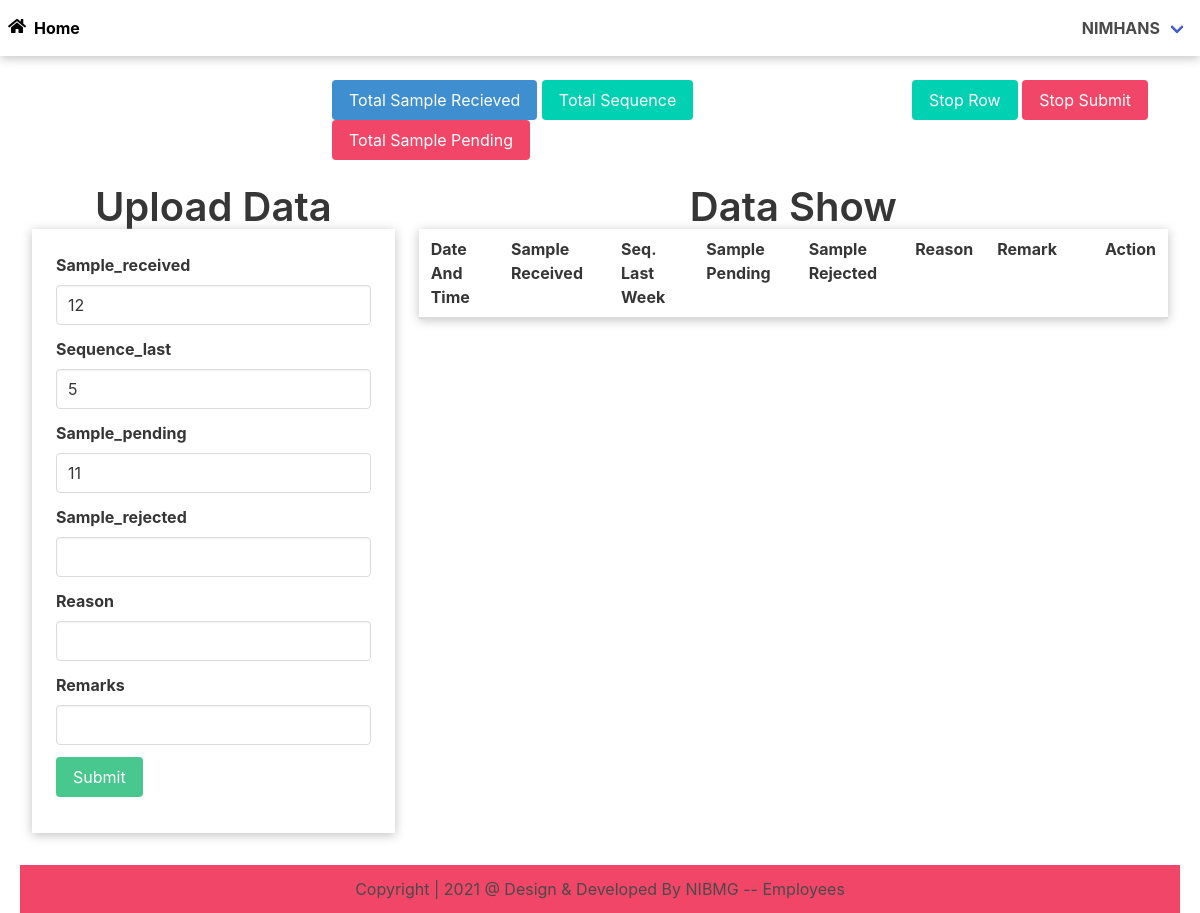
/22 (signed in), run on the app's committed database.
### app/models.py (models this page shows, shortened)
class Data(models.Model):
    user = models.ForeignKey(User, verbose_name="username", on_delete=models.CASCADE, null=True, blank=True)
    Sample_received = models.IntegerField()
    Sequence_last = models.IntegerField()
    Sample_pending = models.IntegerField(null=True, blank=True)
    Sample_rejected = models.IntegerField(null=True, blank=True)
    Reason = models.CharField(max_length=200, blank=True)
    Remark = models.CharField(max_length=200, blank=True)
    Time = models.DateTimeField(auto_now_add=True)

### app/views.py (the view)
# urls.py: path('<int:id>', views.update_data, name="update"),
@login_required()
def update_data(request, id):
    if request.method == 'POST':
        if request.user.is_authenticated:
            pi = Data.objects.get(pk=id)
            o = pi.id
            dataset = Data.objects.filter(Q(user=request.user))
            id_list = [i.id for i in dataset  if i.id >= o]
            last_recent = Data.objects.filter(Q(id__lt=o) & Q(user=request.user)).order_by('-id')
            if last_recent.exists():
                form = UserDataInsert(request.POST, instance=pi)
                if form.is_valid():
                    m = Data.objects.filter(Q(id__lt=o) & Q(user=request.user)).order_by('-id')
                    recent_pending = (m[0].Sample_pending)
                    pi.Sample_received = form.cleaned_data['Sample_received']
                    pi.Sequence_last = form.cleaned_data['Sequence_last']
                    pi.Sample_pending = recent_pending + pi.Sample_received - pi.Sequence_last
                    for i in id_list:
                        from_database = Data.objects.filter(Q(id=i))
                        upper_panding = from_database.only('Sample_pending')
                        pending = pi.Sample_pending + upper_panding[0].Sample_received - upper_panding[0].Sequence_last
                        from_database.update(Sample_pending = pending)
                    pi.save()
                return HttpResponseRedirect('/accounts/profile/')
            else:
                form = UserDataInsert(request.POST, instance=pi)
                if form.is_valid():
                    pi.Sample_received = form.cleaned_data['Sample_received']
                    pi.Sequence_last = form.cleaned_data['Sequence_last']
                    pi.Sample_pending = 0 + pi.Sample_received - pi.Sequence_last
                    for i in id_list:
                        from_database = Data.objects.filter(Q(id=i))
                        upper_panding = from_database.only('Sample_pending')
                        pending = pi.Sample_pending + upper_panding[0].Sample_received - upper_panding[0].Sequence_last
                        from_database.update(Sample_pending = pending)
                    pi.save()
                    messages.success(request, 'Data Updated Successfully')
                    return HttpResponseRedirect('/accounts/profile/')
    else:
        pi = Data.objects.get(pk=id)
        fm = UserDataInsert(instance=pi)
        return render(request, 'app/profile.html', {'form': fm})

### app/forms.py
class UserDataInsert(forms.ModelForm):
    class Meta:
        model = Data
        fields = ['Sample_received', 'Sequence_last', 'Sample_pending', 'Sample_rejected', 'Reason', 'Remark']
        widgets = {
            'Sample_received': forms.TextInput(attrs={'class': 'input', 'placeholder': 'Enter Sample Received',
                                                      'id': 'sample_received'}),
            'Sequence_last': forms.TextInput(attrs={'class': 'input', 'placeholder': 'Enter Sequence Last Week',
                                                    'id': 'sequence'}),
            'Sample_pending': forms.TextInput(attrs={'class': 'input', 'readonly': 'readonly', 'id': 'pending'}),
            'Sample_rejected': forms.TextInput(attrs={'class': 'input'}),
            'Reason': forms.TextInput(attrs={'class': 'input'}),
            'Remark': forms.TextInput(attrs={'class': 'input'}),
        }

### app/templates/app/profile.html (shortened to what this page needs)
{% extends 'app/base.html' %}
{% load static %}
{% block content %}
<div class="columns">
  <div class="column is-3"></div>
  <div class="column is-6 is-float-right" style="margin-left:10px;">
    <h3 id="totSampRec" class="button is-info">Total Sample Recieved </h3>
    <h3 id="totSequence" class="button is-primary">Total Sequence </h3>
    <h3 id="totPending" class="button is-danger">Total Sample Pending </h3>
  </div>
  <div class="column is-3">
    <button type="button" class="button  is-primary start" onclick="myStopRow()">Stop Row</button>
    <button type="button" class="button is-danger stop" onclick="myStopSubmit()">Stop Submit</button>
  </div>
</div>
<div class="columns">
  <div class="column is-4">
    <center>
      <h4 class="title is-2 is-center">Upload Data</h4>
    </center>
    <form action="" method="post" novalidate class="shadow p-5 box-shadow-y">
      <div class="field">
        <label for="" class="label">Sample_received</label>
        <div class="control">
          {{form.Sample_received}}
        </div>
      </div>
      <div class="field">
        <label for="" class="label">Sequence_last</label>
        <div class="control">
          {{form.Sequence_last}}
        </div>
      </div>
      <div class="field">
        <label for="" jAutoCalc="{sample_received} - {sequence}- {sampleid}" class="label">Sample_pending</label>
        <div class="control">
          {{form.Sample_pending}}
        </div>
      </div>
      <div class="field">
        <label for="" class="label">Sample_rejected</label>
        <div class="control">
          {{form.Sample_rejected}}
        </div>
      </div>
      <div class="field">
        <label for="" class="label">Reason</label>
        <div class="control">
          {{form.Reason}}
        </div>
      </div>
      <div class="field">
        <label for="" class="label">Remarks</label>
        <div class="control">
          {{form.Remark}}
        </div>
      </div>
      <div class="col-2 mt-3">
        <button type="submit" id="Submit" class="button is-success mb-3" onclick="myFunction()">Submit</button>
      </div>
    </form>
  </div>
  <div class="column is-8 table-container is-fluid">
    <center>
      <h1 class="title is-2 is-center">Data Show</h1>
    </center>
    <table class="table is-hoverable" id="tables">
      <thead class="box-shadow-y">
        <tr>
          <th scope="col">Date And Time</th>
          <th scope="col">Sample Received</th>
          <th scope="col">Seq. Last Week</th>
          <th scope="col">Sample Pending</th>
          <th scope="col">Sample Rejected</th>
          <th scope="col">Reason</th>
          <th scope="col">Remark</th>
          <th scope="col"></th>
          <th scope="col">Action</th>
        </tr>
      </thead>
    </table>
  </div>
</div>
{% endblock content %}

### app/templates/app/base.html (shortened to what this page needs)
<!DOCTYPE html>
{% load static %}
<html lang="en">
<head>
  <link rel="stylesheet" href="{% static 'app/css/bulma.min.css' %}">
  <link rel="stylesheet" href="{% static 'app/css/my.css' %}">
  <link rel="stylesheet" href="https://cdnjs.cloudflare.com/ajax/libs/font-awesome/5.15.4/css/all.min.css"
 />
</head>
<body>
  <nav class="navbar is-fixed-top box-shadow-y">
    <div class="navbar-brand toggler">
      <a class="navbar-item has-text-weight-bold has-text-black is-link" href="{% url 'home' %}">
        <i class="fas fa-home icon" style="margin-top:10px;"></i>Home
      </a>
    </div>
    <div id="navbarid" class="navbar-menu">
      <div class="navbar-end">
        <div class="navbar-item has-dropdown is-hoverable">
          {% if request.user.is_authenticated %}
          <a class="navbar-link is-danger is-right" href="{% url 'profile' %}">
            <strong>{{user}}</strong>
          </a>
          {% endif %}
        </div>
      </div>
    </div>
  </nav>
  <div class="container is-fluid" style="margin-top:80px;">
    {% block content %}
    {% endblock content %}
  </div>
  <footer>
    <div class="container is-fluid is-mobile pt-5" style="margin-top:20px;">
      <div class="columns">
        <div class="column is-12 has-background-danger has-text-centered">
          <h4 class="text is-2 is-center"> Copyright | 2021 @ Design & Developed By NIBMG --
            Employees</h4>
        </div>
      </div>
    </div>
  </footer>
</body>
</html>

### app/static/app/css/my.css (style rules this page uses)
.icon { height:30px; width:30px; vertical-align:baseline; display:inline-flex; justify-content:center; align-item:center; }
.box-shadow-y { box-shadow: 0px 2px 10px rgba(0, 0, 0, 0.25) }

### data on the page
Data: Sample_received "12", Sequence_last "5", Sample_pending "11"

### other printed values
{{ user }} "NIMHANS"
